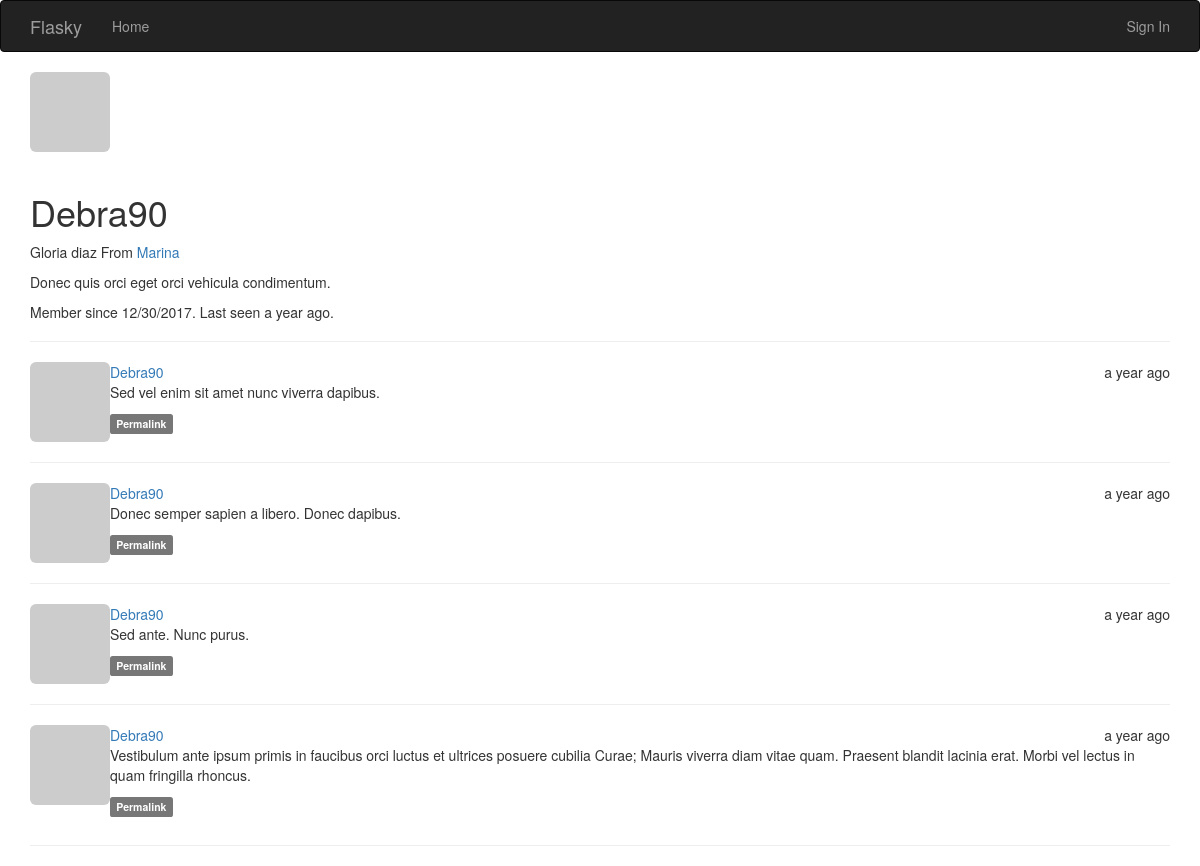
The app's page /user/debra90 with its own data.
### app/models.py (models this page shows, shortened)
class User(UserMixin, db.Model):
    __tablename__ = 'users'
    id = db.Column(db.Integer, primary_key=True)
    email = db.Column(db.String(64), unique=True, index=True)
    username = db.Column(db.String(64), unique=True, index=True)
    role_id = db.Column(db.Integer, db.ForeignKey('roles.id'))
    password_hash = db.Column(db.String(128))
    confirmed = db.Column(db.Boolean, default=False)
    avatar_hash = db.Column(db.String(32))
    posts = db.relationship('Post', backref='author', lazy='dynamic')
    name = db.Column(db.String(64))
    location = db.Column(db.String(64))
    about_me = db.Column(db.Text())
    member_since = db.Column(db.DateTime(), default=datetime.utcnow) #utcnow NOT utcnow(), to get the actual current_time at creation
    last_seen = db.Column(db.DateTime(), default=datetime.utcnow)
    @property
    def password(self):
        raise AttributeError('password is not a readable attribute')
    def gravatar(self, size=100, default='identicon', rating='g'):
        if request.is_secure:
            url = 'https://secure.gravatar.com/avatar'
        else:
            url = 'http://www.gravatar.com/avatar'
        return '{url}/{hash}?s={size}&d={default}&r={rating}'.format(
            url=url, hash=self.avatar_hash or hashlib.md5(self.email.encode('utf-8')).hexdigest(),
            size=size, default=default, rating=rating)

class Post(db.Model):
    __tablename__ = 'posts'
    id = db.Column(db.Integer, primary_key=True)
    body = db.Column(db.Text)
    timestamp = db.Column(db.DateTime, index=True, default=datetime.utcnow)
    author_id = db.Column(db.Integer, db.ForeignKey('users.id')) #users is the tablename for the User class
    body_html = db.Column(db.Text)

### app/main/views.py (the view)
@main.route('/user/<username>')
def user(username):
    user = User.query.filter_by(username=username).first()
    if user is None:
        abort(404)
    posts = user.posts.order_by(Post.timestamp.desc()).all()
    return render_template('user.html', user=user, posts=posts)

### app/auth/views.py (called while the page is built)
@auth.before_app_request
def before_request():
    if current_user.is_authenticated:
        current_user.ping()
        if not current_user.confirmed and request.endpoint[:5] != 'auth.':
            return redirect(url_for('auth.unconfirmed'))

### app/main/__init__.py (called while the page is built)
@main.app_context_processor
def inject_permissions():
    return dict(Permission=Permission)

### app/models.py (called while the page is built)
    def is_administrator(self):
        return False

### app/templates/user.html (shortened to what this page needs)
{% extends 'base.html' %}
{% block content %}
<div class="container">
  <img style="display: inline;" class="img-rounded profile-thumbnail" src="{{ user.gravatar(size=256) }}">
  <div class="page-header">
    <h1> {{ user.username|capitalize }} </h1>
    {% if user.name or user.location %}
    <p>
      {% if user.name %} {{ user.name|capitalize }} {% endif %}
      {% if user.location %}
        From <a href="http://maps.google.com/?q={{ user.location }}"> {{ user.location }} </a>
      {% endif %}
    </p>
    {% endif %}
    {% if user.about_me %}<p> {{ user.about_me }} </p> {% endif %}
    <p>
      Member since {{ moment(user.member_since).format('L') }}.
      Last seen {{ moment(user.last_seen).fromNow() }}.
    </p>
  </div>
  {% include "_posts.html" %}
</div>
{% endblock %}

### app/templates/_posts.html (shortened to what this page needs)
<ul class="posts">
  {% for post in posts %}
  <li class="post">
    <div class="profile-thumbnail">
      <a href="{{ url_for('.user', username=post.author.username) }}">
        <img class="img-rounded profile-thumbnail2" src="{{ post.author.gravatar(size=40) }}">
      </a>
    </div>
    <div class="post-date"> {{ moment(post.timestamp).fromNow() }} </div>
    <div class="post-author">
      <a href="{{ url_for('.user', username=post.author.username) }}"> {{ post.author.username|capitalize }} </a>
    </div>
    <div class="post-body">
      {% if post.body_html %}
        {{ post.body_html | safe }}
      {% else %}
        {{ post.body }}
      {% endif %}
    </div>
    <div class="post-footer">
        <a href="{{ url_for('.post', id=post.id) }}"> <span class="label label-default">Permalink</span> </a>
    </div>
  </li>
  <hr>
  {% endfor %}
</ul>

### app/templates/_posts.html (style rules this page uses)
.post { list-style: none; margin-bottom: 30px; }
.profile-thumbnail2 { display: inline; float: left; }
.post-date { float: right; }
.post-body, .post-author { margin-left: 50px; }
.posts { padding-left: 0px; }

### records on screen
User: username "Debra90", name "Gloria diaz", location "Marina", about_me "Donec quis orci eget orci vehicula condimentum.", member_since "12/30/2017", last_seen "a year ago"
Post: timestamp "a year ago", author.username "Debra90", body_html "Sed vel enim sit amet nunc viverra dapibus."
Post: timestamp "a year ago", author.username "Debra90", body_html "Donec semper sapien a libero. Donec dapibus."
Post: timestamp "a year ago", author.username "Debra90", body_html "Sed ante. Nunc purus."
Post: timestamp "a year ago", author.username "Debra90", body_html "Vestibulum ante ipsum primis in faucibus orci luctus et ultrices posuere cubilia Curae; Mauris viverra diam vitae quam. Praesent blandit lacinia erat. Morbi vel lectus in quam fringilla rhoncus."
